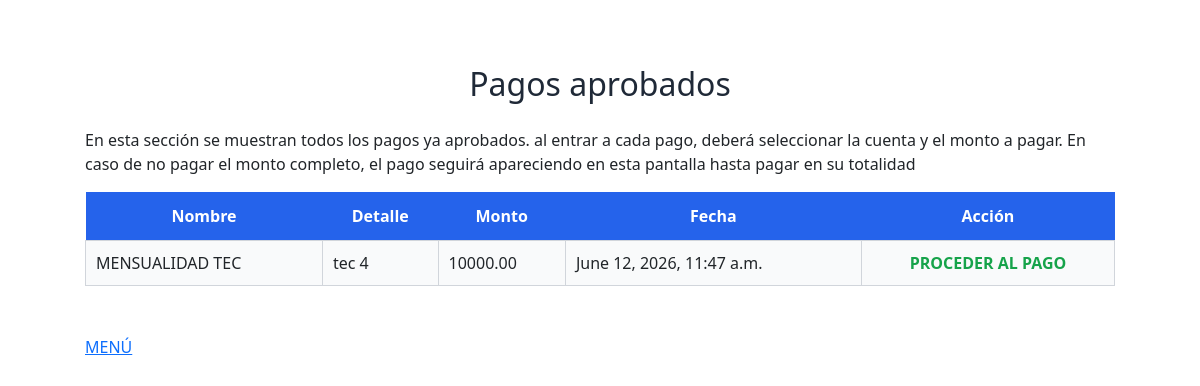
Screenshot of /pagosAprobados/ (signed in) with the database file from the repository.
### core/models.py (models this page shows, shortened)
class Pagos(models.Model):
    pago_id = models.BigAutoField(primary_key=True)
    gasto_id = models.ForeignKey(Gastos,on_delete=models.PROTECT)
    banco_id = models.ForeignKey(Banco, on_delete=models.PROTECT,default='1',null=True)
    nombre_pago = models.CharField(max_length=100)
    detalle_pago = models.TextField()
    monto_pago = models.DecimalField(max_digits=12,decimal_places=2)
    creado_por = models.ForeignKey(User,on_delete=models.PROTECT)
    fecha_creacion = models.DateTimeField(auto_now_add=True)
    estatus = models.CharField(max_length=12,choices=ESTATUS_GASTO,default="PENDING")

### core/views.py (the view)
# urls.py: path("pagosAprobados/",views.pagosAprobados),
@login_required
def pagosAprobados(request):
    aprobados = Pagos.objects.filter(estatus="APPROVED")
    return render(request, "pagosAprobados.html",{"Aprobados":aprobados})

### core/templates/pagosAprobados.html (shortened to what this page needs)
{% extends 'base.html' %}
{% load static %}
{% block content %}
<div class="pago-formulario">
    <h2>Pagos aprobados</h2>
    <p>
        En esta sección se muestran todos los pagos ya aprobados.
        al entrar a cada pago, deberá seleccionar la cuenta y el monto a pagar.
        En caso de no pagar el monto completo, el pago seguirá apareciendo en esta pantalla hasta pagar en su totalidad
    </p>
    <table>
        <tr>
            <th>Nombre</th>
            <th>Detalle</th>
            <th>Monto</th>
            <th>Fecha</th>
            <th>Acción</th>
        </tr>
        {% for pago in Aprobados %}
        <tr>
            <td>{{ pago.nombre_pago }}</td>
            <td>{{ pago.detalle_pago }}</td>
            <td>{{ pago.monto_pago }}</td>
            <td>{{ pago.fecha_creacion }}</td>
            <td style="text-align:center;">
                <a class="aprobar" href="/detallePagos/{{ pago.gasto_id.gasto_id }}">
                    PROCEDER AL PAGO
                </a>
            </td>
        </tr>
        {% endfor %}
    </table>
    <br>
    <a href="/menu">
        MENÚ
    </a>
</div>
{% endblock %}

### core/static/css/styles.css (style rules this page uses)
.pago-formulario { width: 90%; margin: 40px auto; padding: 25px; }
.pago-formulario h2 { text-align: center; margin-bottom: 25px; color: #1f2937; }
.pago-formulario table { width: 100%; border-collapse: collapse; margin-bottom: 25px; }
.pago-formulario th { background-color: #2563eb; color: white; padding: 12px; text-align: center; }
.pago-formulario td { padding: 10px; border: 1px solid #d1d5db; }
.pago-formulario tr:nth-child(even) { background-color: #f9fafb; }
.pago-formulario td a { text-decoration: none; font-weight: 600; color: #2563eb; }
.pago-formulario .aprobar { color: #16a34a; font-weight: bold; }

### rows the page displays
Pagos: nombre_pago "MENSUALIDAD TEC", detalle_pago "tec 4", monto_pago "10000.00", fecha_creacion "June 12, 2026, 11:47 a.m."
